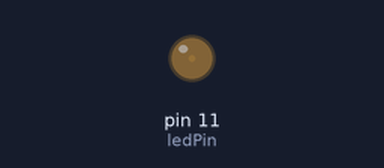
The sketch below on a simulated Arduino Uno, built with avr-gcc and run on an emulated ATmega328P. On the bench: output pins drawn as LEDs (lit = HIGH).

Above: at 0.05 s.
At 1.05 s:
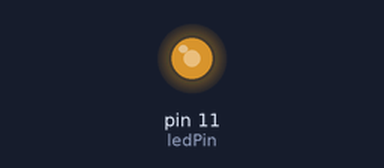
At 2.1 s:
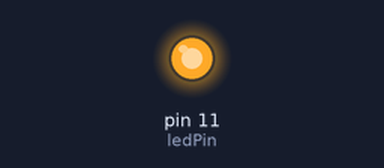
At 4.2 s:
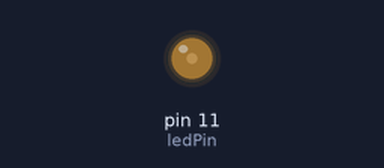
Timing chart, 0 to 5.9 s (numbered marks = the images above):
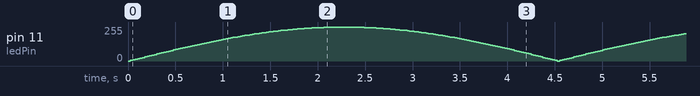

The sketch:

led_pwm.ino
```cpp
/************************************************************************
 *  Feito por: Wendell Stanley Araújo Rocha                             *
 * Link para o repositório: https://github.com/WendellRocha/Arduino     *
 * Código desponibilizado para ser utilizado e alterado para se adequar *
 * ao seu código.                                                       *
 * Varia o brilho do led variando a tensão da porta PWM.                *
 * Por favor, não retire os créditos.                                   *
 ************************************************************************/

#include <Arduino.h>

int ledPin = 11;
float sinVal;
int ledVal;

void setup()
{
  pinMode(ledPin, OUTPUT);
}

void loop()
{
  for (int x=0; x<180; x++)
  {
    // converte graus para radianos e então obtém o valor do seno
    sinVal = (sin(x*(3.1412/180)));
    ledVal = int(sinVal*255);
    analogWrite(ledPin, ledVal);
    delay(25);
  }
}
```
